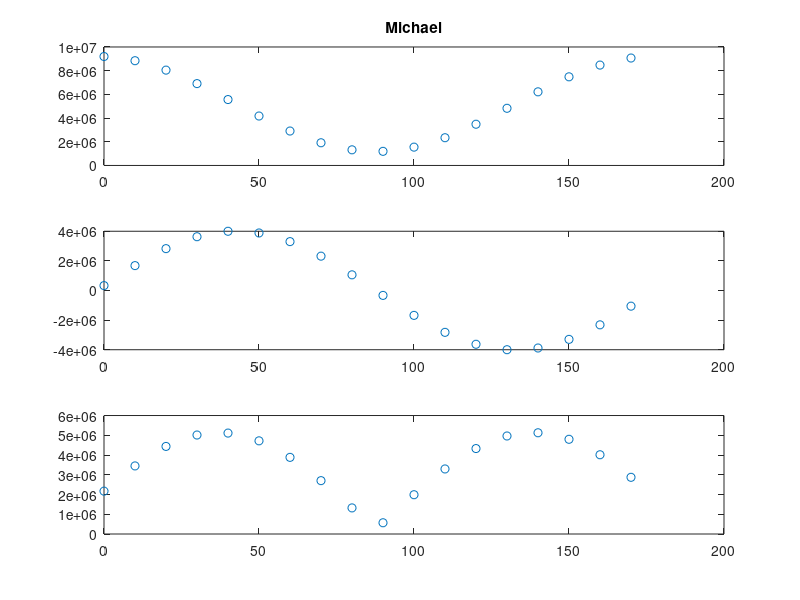

Write MATLAB code to recreate this figure.
% Initialize stress tensor.
% Landers.
%t11=3294;
%t12=-45644;
%t22=81351;

% 1000 years.
t11=9.196e6;
t12=3.31e5;
t22=1.192e6;



tij=[t11,t12;t12,t22];

% Loop over azimuth. 
az=[0:10:170];
nz=length(az);
for iz=1:nz
  azm=az(iz)*pi/180;

% Unit vectors normal and parallel to plane.
  n=[cos(azm);-sin(azm)];
  s=[sin(azm);cos(azm)];

% Traction.
  ti=tij*n;

% Normal and shear stress.
  tn(iz)=ti'*n;
  ts(iz)=ti'*s;

% CFF
  cff(iz)=abs(ts(iz))+0.2*tn(iz);
  
end

%
figure

subplot(311);plot(az,tn,'o');title('Michael');
subplot(312);plot(az,ts,'o');,
subplot(313);plot(az,cff,'o');

